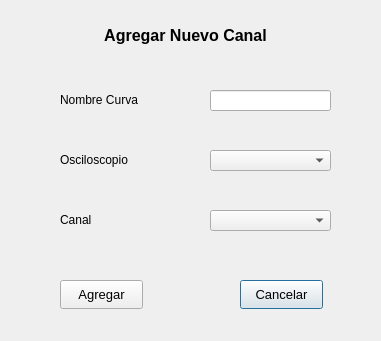
<?xml version="1.0" encoding="UTF-8"?>
<ui version="4.0">
 <class>AgregarCanal</class>
 <widget class="QDialog" name="AgregarCanal">
  <property name="geometry">
   <rect>
    <x>0</x>
    <y>0</y>
    <width>381</width>
    <height>341</height>
   </rect>
  </property>
  <property name="windowTitle">
   <string>Dialog</string>
  </property>
  <widget class="QPushButton" name="cancelar">
   <property name="geometry">
    <rect>
     <x>240</x>
     <y>280</y>
     <width>83</width>
     <height>29</height>
    </rect>
   </property>
   <property name="font">
    <font>
     <pointsize>10</pointsize>
    </font>
   </property>
   <property name="text">
    <string>Cancelar</string>
   </property>
  </widget>
  <widget class="QPushButton" name="agregar">
   <property name="geometry">
    <rect>
     <x>60</x>
     <y>280</y>
     <width>83</width>
     <height>29</height>
    </rect>
   </property>
   <property name="font">
    <font>
     <pointsize>10</pointsize>
    </font>
   </property>
   <property name="text">
    <string>Agregar</string>
   </property>
  </widget>
  <widget class="QLabel" name="label">
   <property name="geometry">
    <rect>
     <x>60</x>
     <y>150</y>
     <width>151</width>
     <height>20</height>
    </rect>
   </property>
   <property name="text">
    <string>Osciloscopio</string>
   </property>
  </widget>
  <widget class="QComboBox" name="osciloscopio">
   <property name="geometry">
    <rect>
     <x>210</x>
     <y>150</y>
     <width>121</width>
     <height>21</height>
    </rect>
   </property>
  </widget>
  <widget class="QLabel" name="label_2">
   <property name="geometry">
    <rect>
     <x>60</x>
     <y>90</y>
     <width>151</width>
     <height>20</height>
    </rect>
   </property>
   <property name="text">
    <string>Nombre Curva</string>
   </property>
  </widget>
  <widget class="QLabel" name="label_3">
   <property name="geometry">
    <rect>
     <x>60</x>
     <y>210</y>
     <width>151</width>
     <height>20</height>
    </rect>
   </property>
   <property name="text">
    <string>Canal</string>
   </property>
  </widget>
  <widget class="QComboBox" name="canal">
   <property name="geometry">
    <rect>
     <x>210</x>
     <y>210</y>
     <width>121</width>
     <height>21</height>
    </rect>
   </property>
  </widget>
  <widget class="QLabel" name="label_91">
   <property name="geometry">
    <rect>
     <x>30</x>
     <y>20</y>
     <width>311</width>
     <height>31</height>
    </rect>
   </property>
   <property name="font">
    <font>
     <pointsize>12</pointsize>
     <bold>true</bold>
    </font>
   </property>
   <property name="text">
    <string>Agregar Nuevo Canal</string>
   </property>
   <property name="alignment">
    <set>Qt::AlignCenter</set>
   </property>
  </widget>
  <widget class="QLineEdit" name="nombre_variable">
   <property name="geometry">
    <rect>
     <x>210</x>
     <y>90</y>
     <width>121</width>
     <height>21</height>
    </rect>
   </property>
   <property name="text">
    <string/>
   </property>
  </widget>
 </widget>
 <resources/>
 <connections/>
</ui>
